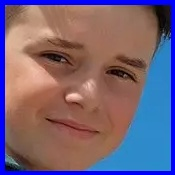
#> input picture PRO-C106-Student-Boilerplate-main/PRO-C106-Student-Boilerplate-main/boy.jpg, 175 x 175 px
$ python face_detect.py
#> lines starting #> are read from the running program, lines starting #| are printed output that depends on the picture
import cv2

img = cv2.imread("boy.jpg")
#> img is the input picture: shape (175, 175, 3); mean B, G, R 120.4, 98.9, 117.4

gray= cv2.cvtColor(img, cv2.COLOR_BGR2GRAY)
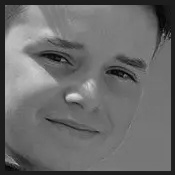
#> gray: shape (175, 175); min 1, max 221, mean 106.9

face_cascade = cv2.CascadeClassifier('haarcascade_frontalface_default.xml')

faces = face_cascade.detectMultiScale(gray)
#> faces = ()
print(faces)

for (x,y,w,h) in faces:
       cv2.rectangle(img,(x,y),(x+w,y+h),(255,0,0),7)
       roi=img[y:y+h,x:x+w]
       cv2.imwrite("boyface.jpg",roi)
#> this loop made 0 passes

cv2.imshow('img',img)
cv2.waitKey(0)
